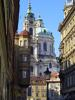

Write the Python code that produced this figure.
"""EXIF is a set of several IFDs.
Oth IFD can include "Make", "Model" and more...
Exif IFD can include "ExposureTime", "ISOSpeed" and more...
GPS IFD can include GPS information.

Pass dict(s), that shows several IFD, to "dump" function.
exifbytes = pyxif.dump(0th_dict, exif_dict, gps_dict) # second and third are optional.

To use dict as IFD data, it needs...
  A tag number means which property? - 256: ImageWidth, 272: Model...
  Appropriate type for property. - long for ImageWidth, str for Model...
    zeroth_ifd = {pyxif.ImageGroup.Make: "Canon",
                  pyxif.ImageGroup.XResolution: (96, 1),
                  pyxif.ImageGroup.YResolution: (96, 1),
                  pyxif.ImageGroup.Software: "Photoshop x.x.x",
                  }

Property name and tag number
  For 0th IFD - under "pyxif.ImageGroup"
  For Exif IFD - under "pyxif.PhotoGroup"
  For GPS IFD - under "pyxif.GPSInfoGroup"

Property and appropriate type
  See variable"TAGS" in this script.

"Byte": int
"Ascii": str
"Short": int
"Long": Long
"Rational": (long, long)
"Undefined": str
"SLong": long
"SRational": (long, long)
"""

import os

import pyxif
from PIL import Image


def dump_sample(input_file, output_file):
    zeroth_ifd = {pyxif.ImageGroup.Make: "fooooooooooooo",
                  pyxif.ImageGroup.XResolution: (96, 1),
                  pyxif.ImageGroup.YResolution: (96, 1),
                  pyxif.ImageGroup.Software: "paint.net 4.0.3",
                  }

    exif_ifd = {pyxif.PhotoGroup.ExifVersion: "0111",
                pyxif.PhotoGroup.DateTimeOriginal: "1999:09:99 99:99:99",
                pyxif.PhotoGroup.CameraOwnerName: "Mr. John Doe",
                }

    gps_ifd = {pyxif.GPSInfoGroup.GPSDateStamp: "1999:99:99",
               pyxif.GPSInfoGroup.GPSDifferential: 90,
               }
    exif_bytes = pyxif.dump(zeroth_ifd=zeroth_ifd, exif_ifd=exif_ifd, gps_ifd=gps_ifd)

    im = Image.open(input_file)
    im.thumbnail((100, 100), Image.ANTIALIAS)
    im.save(output_file, exif=exif_bytes)

    z, e, g = pyxif.load(output_file)
    print(z, e, g)


TAGS = {
 'Image': {11: {'group': 'ProcessingSoftware', 'type': 'Ascii'},
           254: {'group': 'NewSubfileType', 'type': 'Long'},
           255: {'group': 'SubfileType', 'type': 'Short'},
           256: {'group': 'ImageWidth', 'type': 'Long'},
           257: {'group': 'ImageLength', 'type': 'Long'},
           258: {'group': 'BitsPerSample', 'type': 'Short'},
           259: {'group': 'Compression', 'type': 'Short'},
           262: {'group': 'PhotometricInterpretation', 'type': 'Short'},
           263: {'group': 'Threshholding', 'type': 'Short'},
           264: {'group': 'CellWidth', 'type': 'Short'},
           265: {'group': 'CellLength', 'type': 'Short'},
           266: {'group': 'FillOrder', 'type': 'Short'},
           269: {'group': 'DocumentName', 'type': 'Ascii'},
           270: {'group': 'ImageDescription', 'type': 'Ascii'},
           271: {'group': 'Make', 'type': 'Ascii'},
           272: {'group': 'Model', 'type': 'Ascii'},
           273: {'group': 'StripOffsets', 'type': 'Long'},
           274: {'group': 'Orientation', 'type': 'Short'},
           277: {'group': 'SamplesPerPixel', 'type': 'Short'},
           278: {'group': 'RowsPerStrip', 'type': 'Long'},
           279: {'group': 'StripByteCounts', 'type': 'Long'},
           282: {'group': 'XResolution', 'type': 'Rational'},
           283: {'group': 'YResolution', 'type': 'Rational'},
           284: {'group': 'PlanarConfiguration', 'type': 'Short'},
           290: {'group': 'GrayResponseUnit', 'type': 'Short'},
           291: {'group': 'GrayResponseCurve', 'type': 'Short'},
           292: {'group': 'T4Options', 'type': 'Long'},
           293: {'group': 'T6Options', 'type': 'Long'},
           296: {'group': 'ResolutionUnit', 'type': 'Short'},
           301: {'group': 'TransferFunction', 'type': 'Short'},
           305: {'group': 'Software', 'type': 'Ascii'},
           306: {'group': 'DateTime', 'type': 'Ascii'},
           315: {'group': 'Artist', 'type': 'Ascii'},
           316: {'group': 'HostComputer', 'type': 'Ascii'},
           317: {'group': 'Predictor', 'type': 'Short'},
           318: {'group': 'WhitePoint', 'type': 'Rational'},
           319: {'group': 'PrimaryChromaticities', 'type': 'Rational'},
           320: {'group': 'ColorMap', 'type': 'Short'},
           321: {'group': 'HalftoneHints', 'type': 'Short'},
           322: {'group': 'TileWidth', 'type': 'Short'},
           323: {'group': 'TileLength', 'type': 'Short'},
           324: {'group': 'TileOffsets', 'type': 'Short'},
           325: {'group': 'TileByteCounts', 'type': 'Short'},
           330: {'group': 'SubIFDs', 'type': 'Long'},
           332: {'group': 'InkSet', 'type': 'Short'},
           333: {'group': 'InkNames', 'type': 'Ascii'},
           334: {'group': 'NumberOfInks', 'type': 'Short'},
           336: {'group': 'DotRange', 'type': 'Byte'},
           337: {'group': 'TargetPrinter', 'type': 'Ascii'},
           338: {'group': 'ExtraSamples', 'type': 'Short'},
           339: {'group': 'SampleFormat', 'type': 'Short'},
           340: {'group': 'SMinSampleValue', 'type': 'Short'},
           341: {'group': 'SMaxSampleValue', 'type': 'Short'},
           342: {'group': 'TransferRange', 'type': 'Short'},
           343: {'group': 'ClipPath', 'type': 'Byte'},
           344: {'group': 'XClipPathUnits', 'type': 'Long'},
           345: {'group': 'YClipPathUnits', 'type': 'Long'},
           346: {'group': 'Indexed', 'type': 'Short'},
           347: {'group': 'JPEGTables', 'type': 'Undefined'},
           351: {'group': 'OPIProxy', 'type': 'Short'},
           512: {'group': 'JPEGProc', 'type': 'Long'},
           513: {'group': 'JPEGInterchangeFormat', 'type': 'Long'},
           514: {'group': 'JPEGInterchangeFormatLength', 'type': 'Long'},
           515: {'group': 'JPEGRestartInterval', 'type': 'Short'},
           517: {'group': 'JPEGLosslessPredictors', 'type': 'Short'},
           518: {'group': 'JPEGPointTransforms', 'type': 'Short'},
           519: {'group': 'JPEGQTables', 'type': 'Long'},
           520: {'group': 'JPEGDCTables', 'type': 'Long'},
           521: {'group': 'JPEGACTables', 'type': 'Long'},
           529: {'group': 'YCbCrCoefficients', 'type': 'Rational'},
           530: {'group': 'YCbCrSubSampling', 'type': 'Short'},
           531: {'group': 'YCbCrPositioning', 'type': 'Short'},
           532: {'group': 'ReferenceBlackWhite', 'type': 'Rational'},
           700: {'group': 'XMLPacket', 'type': 'Byte'},
           18246: {'group': 'Rating', 'type': 'Short'},
           18249: {'group': 'RatingPercent', 'type': 'Short'},
           32781: {'group': 'ImageID', 'type': 'Ascii'},
           33421: {'group': 'CFARepeatPatternDim', 'type': 'Short'},
           33422: {'group': 'CFAPattern', 'type': 'Byte'},
           33423: {'group': 'BatteryLevel', 'type': 'Rational'},
           33432: {'group': 'Copyright', 'type': 'Ascii'},
           33434: {'group': 'ExposureTime', 'type': 'Rational'},
           34377: {'group': 'ImageResources', 'type': 'Byte'},
           34665: {'group': 'ExifTag', 'type': 'Long'},
           34675: {'group': 'InterColorProfile', 'type': 'Undefined'},
           34853: {'group': 'GPSTag', 'type': 'Long'},
           34857: {'group': 'Interlace', 'type': 'Short'},
           34858: {'group': 'TimeZoneOffset', 'type': 'Long'},
           34859: {'group': 'SelfTimerMode', 'type': 'Short'},
           37387: {'group': 'FlashEnergy', 'type': 'Rational'},
           37388: {'group': 'SpatialFrequencyResponse', 'type': 'Undefined'},
           37389: {'group': 'Noise', 'type': 'Undefined'},
           37390: {'group': 'FocalPlaneXResolution', 'type': 'Rational'},
           37391: {'group': 'FocalPlaneYResolution', 'type': 'Rational'},
           37392: {'group': 'FocalPlaneResolutionUnit', 'type': 'Short'},
           37393: {'group': 'ImageNumber', 'type': 'Long'},
           37394: {'group': 'SecurityClassification', 'type': 'Ascii'},
           37395: {'group': 'ImageHistory', 'type': 'Ascii'},
           37397: {'group': 'ExposureIndex', 'type': 'Rational'},
           37398: {'group': 'TIFFEPStandardID', 'type': 'Byte'},
           37399: {'group': 'SensingMethod', 'type': 'Short'},
           40091: {'group': 'XPTitle', 'type': 'Byte'},
           40092: {'group': 'XPComment', 'type': 'Byte'},
           40093: {'group': 'XPAuthor', 'type': 'Byte'},
           40094: {'group': 'XPKeywords', 'type': 'Byte'},
           40095: {'group': 'XPSubject', 'type': 'Byte'},
           50341: {'group': 'PrintImageMatching', 'type': 'Undefined'},
           50706: {'group': 'DNGVersion', 'type': 'Byte'},
           50707: {'group': 'DNGBackwardVersion', 'type': 'Byte'},
           50708: {'group': 'UniqueCameraModel', 'type': 'Ascii'},
           50709: {'group': 'LocalizedCameraModel', 'type': 'Byte'},
           50710: {'group': 'CFAPlaneColor', 'type': 'Byte'},
           50711: {'group': 'CFALayout', 'type': 'Short'},
           50712: {'group': 'LinearizationTable', 'type': 'Short'},
           50713: {'group': 'BlackLevelRepeatDim', 'type': 'Short'},
           50714: {'group': 'BlackLevel', 'type': 'Rational'},
           50715: {'group': 'BlackLevelDeltaH', 'type': 'SRational'},
           50716: {'group': 'BlackLevelDeltaV', 'type': 'SRational'},
           50717: {'group': 'WhiteLevel', 'type': 'Short'},
           50718: {'group': 'DefaultScale', 'type': 'Rational'},
           50719: {'group': 'DefaultCropOrigin', 'type': 'Short'},
           50720: {'group': 'DefaultCropSize', 'type': 'Short'},
           50721: {'group': 'ColorMatrix1', 'type': 'SRational'},
           50722: {'group': 'ColorMatrix2', 'type': 'SRational'},
           50723: {'group': 'CameraCalibration1', 'type': 'SRational'},
           50724: {'group': 'CameraCalibration2', 'type': 'SRational'},
           50725: {'group': 'ReductionMatrix1', 'type': 'SRational'},
           50726: {'group': 'ReductionMatrix2', 'type': 'SRational'},
           50727: {'group': 'AnalogBalance', 'type': 'Rational'},
           50728: {'group': 'AsShotNeutral', 'type': 'Short'},
           50729: {'group': 'AsShotWhiteXY', 'type': 'Rational'},
           50730: {'group': 'BaselineExposure', 'type': 'SRational'},
           50731: {'group': 'BaselineNoise', 'type': 'Rational'},
           50732: {'group': 'BaselineSharpness', 'type': 'Rational'},
           50733: {'group': 'BayerGreenSplit', 'type': 'Long'},
           50734: {'group': 'LinearResponseLimit', 'type': 'Rational'},
           50735: {'group': 'CameraSerialNumber', 'type': 'Ascii'},
           50736: {'group': 'LensInfo', 'type': 'Rational'},
           50737: {'group': 'ChromaBlurRadius', 'type': 'Rational'},
           50738: {'group': 'AntiAliasStrength', 'type': 'Rational'},
           50739: {'group': 'ShadowScale', 'type': 'SRational'},
           50740: {'group': 'DNGPrivateData', 'type': 'Byte'},
           50741: {'group': 'MakerNoteSafety', 'type': 'Short'},
           50778: {'group': 'CalibrationIlluminant1', 'type': 'Short'},
           50779: {'group': 'CalibrationIlluminant2', 'type': 'Short'},
           50780: {'group': 'BestQualityScale', 'type': 'Rational'},
           50781: {'group': 'RawDataUniqueID', 'type': 'Byte'},
           50827: {'group': 'OriginalRawFileName', 'type': 'Byte'},
           50828: {'group': 'OriginalRawFileData', 'type': 'Undefined'},
           50829: {'group': 'ActiveArea', 'type': 'Short'},
           50830: {'group': 'MaskedAreas', 'type': 'Short'},
           50831: {'group': 'AsShotICCProfile', 'type': 'Undefined'},
           50832: {'group': 'AsShotPreProfileMatrix', 'type': 'SRational'},
           50833: {'group': 'CurrentICCProfile', 'type': 'Undefined'},
           50834: {'group': 'CurrentPreProfileMatrix', 'type': 'SRational'},
           50879: {'group': 'ColorimetricReference', 'type': 'Short'},
           50931: {'group': 'CameraCalibrationSignature', 'type': 'Byte'},
           50932: {'group': 'ProfileCalibrationSignature', 'type': 'Byte'},
           50934: {'group': 'AsShotProfileName', 'type': 'Byte'},
           50935: {'group': 'NoiseReductionApplied', 'type': 'Rational'},
           50936: {'group': 'ProfileName', 'type': 'Byte'},
           50937: {'group': 'ProfileHueSatMapDims', 'type': 'Long'},
           50938: {'group': 'ProfileHueSatMapData1', 'type': 'Float'},
           50939: {'group': 'ProfileHueSatMapData2', 'type': 'Float'},
           50940: {'group': 'ProfileToneCurve', 'type': 'Float'},
           50941: {'group': 'ProfileEmbedPolicy', 'type': 'Long'},
           50942: {'group': 'ProfileCopyright', 'type': 'Byte'},
           50964: {'group': 'ForwardMatrix1', 'type': 'SRational'},
           50965: {'group': 'ForwardMatrix2', 'type': 'SRational'},
           50966: {'group': 'PreviewApplicationName', 'type': 'Byte'},
           50967: {'group': 'PreviewApplicationVersion', 'type': 'Byte'},
           50968: {'group': 'PreviewSettingsName', 'type': 'Byte'},
           50969: {'group': 'PreviewSettingsDigest', 'type': 'Byte'},
           50970: {'group': 'PreviewColorSpace', 'type': 'Long'},
           50971: {'group': 'PreviewDateTime', 'type': 'Ascii'},
           50972: {'group': 'RawImageDigest', 'type': 'Undefined'},
           50973: {'group': 'OriginalRawFileDigest', 'type': 'Undefined'},
           50974: {'group': 'SubTileBlockSize', 'type': 'Long'},
           50975: {'group': 'RowInterleaveFactor', 'type': 'Long'},
           50981: {'group': 'ProfileLookTableDims', 'type': 'Long'},
           50982: {'group': 'ProfileLookTableData', 'type': 'Float'},
           51008: {'group': 'OpcodeList1', 'type': 'Undefined'},
           51009: {'group': 'OpcodeList2', 'type': 'Undefined'},
           51022: {'group': 'OpcodeList3', 'type': 'Undefined'},
           51041: {'group': 'NoiseProfile', 'type': 'Double'}},
 'Photo': {33434: {'group': 'ExposureTime', 'type': 'Rational'},
           33437: {'group': 'FNumber', 'type': 'Rational'},
           34850: {'group': 'ExposureProgram', 'type': 'Short'},
           34852: {'group': 'SpectralSensitivity', 'type': 'Ascii'},
           34855: {'group': 'ISOSpeedRatings', 'type': 'Short'},
           34856: {'group': 'OECF', 'type': 'Undefined'},
           34864: {'group': 'SensitivityType', 'type': 'Short'},
           34865: {'group': 'StandardOutputSensitivity', 'type': 'Long'},
           34866: {'group': 'RecommendedExposureIndex', 'type': 'Long'},
           34867: {'group': 'ISOSpeed', 'type': 'Long'},
           34868: {'group': 'ISOSpeedLatitudeyyy', 'type': 'Long'},
           34869: {'group': 'ISOSpeedLatitudezzz', 'type': 'Long'},
           36864: {'group': 'ExifVersion', 'type': 'Undefined'},
           36867: {'group': 'DateTimeOriginal', 'type': 'Ascii'},
           36868: {'group': 'DateTimeDigitized', 'type': 'Ascii'},
           37121: {'group': 'ComponentsConfiguration', 'type': 'Undefined'},
           37122: {'group': 'CompressedBitsPerPixel', 'type': 'Rational'},
           37377: {'group': 'ShutterSpeedValue', 'type': 'SRational'},
           37378: {'group': 'ApertureValue', 'type': 'Rational'},
           37379: {'group': 'BrightnessValue', 'type': 'SRational'},
           37380: {'group': 'ExposureBiasValue', 'type': 'SRational'},
           37381: {'group': 'MaxApertureValue', 'type': 'Rational'},
           37382: {'group': 'SubjectDistance', 'type': 'Rational'},
           37383: {'group': 'MeteringMode', 'type': 'Short'},
           37384: {'group': 'LightSource', 'type': 'Short'},
           37385: {'group': 'Flash', 'type': 'Short'},
           37386: {'group': 'FocalLength', 'type': 'Rational'},
           37396: {'group': 'SubjectArea', 'type': 'Short'},
           37500: {'group': 'MakerNote', 'type': 'Undefined'},
           37510: {'group': 'UserComment', 'type': 'Comment'},
           37520: {'group': 'SubSecTime', 'type': 'Ascii'},
           37521: {'group': 'SubSecTimeOriginal', 'type': 'Ascii'},
           37522: {'group': 'SubSecTimeDigitized', 'type': 'Ascii'},
           40960: {'group': 'FlashpixVersion', 'type': 'Undefined'},
           40961: {'group': 'ColorSpace', 'type': 'Short'},
           40962: {'group': 'PixelXDimension', 'type': 'Long'},
           40963: {'group': 'PixelYDimension', 'type': 'Long'},
           40964: {'group': 'RelatedSoundFile', 'type': 'Ascii'},
           40965: {'group': 'InteroperabilityTag', 'type': 'Long'},
           41483: {'group': 'FlashEnergy', 'type': 'Rational'},
           41484: {'group': 'SpatialFrequencyResponse', 'type': 'Undefined'},
           41486: {'group': 'FocalPlaneXResolution', 'type': 'Rational'},
           41487: {'group': 'FocalPlaneYResolution', 'type': 'Rational'},
           41488: {'group': 'FocalPlaneResolutionUnit', 'type': 'Short'},
           41492: {'group': 'SubjectLocation', 'type': 'Short'},
           41493: {'group': 'ExposureIndex', 'type': 'Rational'},
           41495: {'group': 'SensingMethod', 'type': 'Short'},
           41728: {'group': 'FileSource', 'type': 'Undefined'},
           41729: {'group': 'SceneType', 'type': 'Undefined'},
           41730: {'group': 'CFAPattern', 'type': 'Undefined'},
           41985: {'group': 'CustomRendered', 'type': 'Short'},
           41986: {'group': 'ExposureMode', 'type': 'Short'},
           41987: {'group': 'WhiteBalance', 'type': 'Short'},
           41988: {'group': 'DigitalZoomRatio', 'type': 'Rational'},
           41989: {'group': 'FocalLengthIn35mmFilm', 'type': 'Short'},
           41990: {'group': 'SceneCaptureType', 'type': 'Short'},
           41991: {'group': 'GainControl', 'type': 'Short'},
           41992: {'group': 'Contrast', 'type': 'Short'},
           41993: {'group': 'Saturation', 'type': 'Short'},
           41994: {'group': 'Sharpness', 'type': 'Short'},
           41995: {'group': 'DeviceSettingDescription', 'type': 'Undefined'},
           41996: {'group': 'SubjectDistanceRange', 'type': 'Short'},
           42016: {'group': 'ImageUniqueID', 'type': 'Ascii'},
           42032: {'group': 'CameraOwnerName', 'type': 'Ascii'},
           42033: {'group': 'BodySerialNumber', 'type': 'Ascii'},
           42034: {'group': 'LensSpecification', 'type': 'Rational'},
           42035: {'group': 'LensMake', 'type': 'Ascii'},
           42036: {'group': 'LensModel', 'type': 'Ascii'},
           42037: {'group': 'LensSerialNumber', 'type': 'Ascii'}},
 'GPSInfo': {0: {'group': 'GPSVersionID', 'type': 'Byte'},
             1: {'group': 'GPSLatitudeRef', 'type': 'Ascii'},
             2: {'group': 'GPSLatitude', 'type': 'Rational'},
             3: {'group': 'GPSLongitudeRef', 'type': 'Ascii'},
             4: {'group': 'GPSLongitude', 'type': 'Rational'},
             5: {'group': 'GPSAltitudeRef', 'type': 'Byte'},
             6: {'group': 'GPSAltitude', 'type': 'Rational'},
             7: {'group': 'GPSTimeStamp', 'type': 'Rational'},
             8: {'group': 'GPSSatellites', 'type': 'Ascii'},
             9: {'group': 'GPSStatus', 'type': 'Ascii'},
             10: {'group': 'GPSMeasureMode', 'type': 'Ascii'},
             11: {'group': 'GPSDOP', 'type': 'Rational'},
             12: {'group': 'GPSSpeedRef', 'type': 'Ascii'},
             13: {'group': 'GPSSpeed', 'type': 'Rational'},
             14: {'group': 'GPSTrackRef', 'type': 'Ascii'},
             15: {'group': 'GPSTrack', 'type': 'Rational'},
             16: {'group': 'GPSImgDirectionRef', 'type': 'Ascii'},
             17: {'group': 'GPSImgDirection', 'type': 'Rational'},
             18: {'group': 'GPSMapDatum', 'type': 'Ascii'},
             19: {'group': 'GPSDestLatitudeRef', 'type': 'Ascii'},
             20: {'group': 'GPSDestLatitude', 'type': 'Rational'},
             21: {'group': 'GPSDestLongitudeRef', 'type': 'Ascii'},
             22: {'group': 'GPSDestLongitude', 'type': 'Rational'},
             23: {'group': 'GPSDestBearingRef', 'type': 'Ascii'},
             24: {'group': 'GPSDestBearing', 'type': 'Rational'},
             25: {'group': 'GPSDestDistanceRef', 'type': 'Ascii'},
             26: {'group': 'GPSDestDistance', 'type': 'Rational'},
             27: {'group': 'GPSProcessingMethod', 'type': 'Undefined'},
             28: {'group': 'GPSAreaInformation', 'type': 'Undefined'},
             29: {'group': 'GPSDateStamp', 'type': 'Ascii'},
             30: {'group': 'GPSDifferential', 'type': 'Short'}}
}


if __name__ == "__main__":
    dump_sample(os.path.join("samples", "01.jpg"),
                os.path.join("samples", "dump_sample.jpg"))
